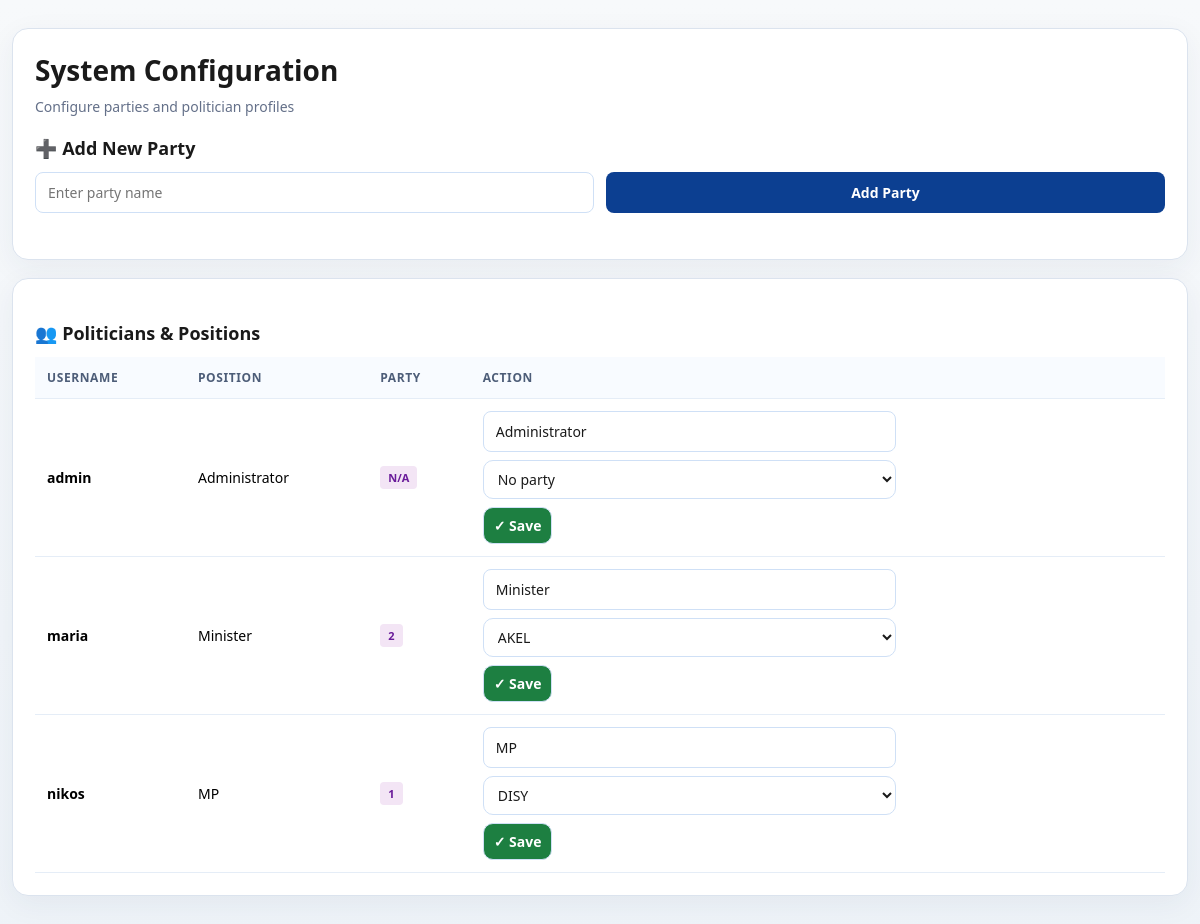
/admin/configure.php (signed in), run on the app's committed database.
### tables this page shows
CREATE TABLE politicians (
    id INT AUTO_INCREMENT PRIMARY KEY,
    user_id INT NOT NULL,
    party_id INT DEFAULT NULL,
    position VARCHAR(100) DEFAULT NULL,
    FOREIGN KEY (user_id) REFERENCES users(id) ON DELETE CASCADE,
    FOREIGN KEY (party_id) REFERENCES parties(id) ON DELETE SET NULL
);

CREATE TABLE users (
    id INT AUTO_INCREMENT PRIMARY KEY,
    username VARCHAR(100) NOT NULL,
    email VARCHAR(100) UNIQUE NOT NULL,
    password_hash VARCHAR(255) NOT NULL,
    role ENUM('admin', 'politician', 'user') DEFAULT 'user',
    created_at TIMESTAMP DEFAULT CURRENT_TIMESTAMP
);

CREATE TABLE parties (
    id INT AUTO_INCREMENT PRIMARY KEY,
    name VARCHAR(100) NOT NULL
);

### admin/configure.php (the view, shortened to what this page needs)
<?php
require_once __DIR__ . '/../includes/db.php';
$partiesStmt = $pdo->prepare('SELECT id, name FROM parties ORDER BY name ASC');
$partiesStmt->execute();
$parties = $partiesStmt->fetchAll();
$politiciansStmt = $pdo->prepare('SELECT p.id, p.position, p.party_id, u.username FROM politicians p INNER JOIN users u ON u.id = p.user_id ORDER BY u.username ASC');
$politiciansStmt->execute();
$politicians = $politiciansStmt->fetchAll();
function esc(string $v): string { return htmlspecialchars($v, ENT_QUOTES, 'UTF-8'); }
?>
<!doctype html><html lang="en"><head><meta charset="UTF-8"><meta name="viewport" content="width=device-width, initial-scale=1.0"><title>Configure System</title><link rel="stylesheet" href="../assets/css/admin.css"></head><body>
<main class="page-wrap">
<section class="card">
<div class="card-header">
    <h1>System Configuration</h1>
    <p class="card-subtitle">Configure parties and politician profiles</p>
</div>
<div class="form-section">
    <h2>➕ Add New Party</h2>
    <form method="POST" class="form-grid">
        <div class="form-row">
            <input type="text" name="name" placeholder="Enter party name" required>
            <button type="submit" class="btn btn-primary">Add Party</button>
        </div>
    </form>
</section>
<section class="card">
<h2>👥 Politicians & Positions</h2>
<div class="table-wrap">
<table class="data-table">
<thead><tr><th>Username</th><th>Position</th><th>Party</th><th>Action</th></tr></thead><tbody>
<?php if (count($politicians) === 0): ?>
    <tr><td colspan="4" class="text-center text-muted">No politicians found</td></tr>
<?php else: ?>
    <?php foreach ($politicians as $p): ?>
    <tr>
    <td><strong><?= esc((string)$p['username']) ?></strong></td>
    <td><?= esc((string)($p['position'] ?? '')) ?></td>
    <td><span class="badge badge-party"><?= esc((string)($p['party_id'] ?? 'N/A')) ?></span></td>
    <td><form method="POST" class="inline-form"><input type="hidden" name="action" value="update_politician"><input type="hidden" name="politician_id" value="<?= (int)$p['id'] ?>"><div class="edit-row"><input type="text" name="position" value="<?= esc((string)($p['position'] ?? '')) ?>" placeholder="Position"><select name="party_id"><option value="">No party</option><?php foreach ($parties as $party): ?><option value="<?= (int)$party['id'] ?>" <?= (int)$party['id'] === (int)$p['party_id'] ? 'selected' : '' ?>><?= esc((string)$party['name']) ?></option><?php endforeach; ?></select><button type="submit" class="btn btn-sm btn-success">✓ Save</button></div></form></td>
    </tr>
    <?php endforeach; ?>
<?php endif; ?>
</tbody></table></div></section></main>
</body></html>

### assets/css/admin.css (style rules this page uses)
* { box-sizing: border-box; }
body { margin: 0; font-family: "Segoe UI", Tahoma, Geneva, Verdana, sans-serif; background: linear-gradient(180deg, #f7f9fb 0%, #eef3f8 100%); min-height: 100vh; display: flex; flex-direction: column; }
.page-wrap { width: min(1200px, 100% - 24px); margin: 28px auto 48px; display: grid; gap: 18px; }
.card { background: #fff; border: 1px solid #dbe3ee; border-radius: 16px; padding: 22px; box-shadow: 0 8px 30px rgba(28, 48, 77, 0.06); }
.card h1 { margin-top: 0; margin-bottom: 8px; color: #1a1a1a; font-size: 28px; }
.card h2 { margin-top: 20px; margin-bottom: 12px; color: #1a1a1a; font-size: 18px; }
.card-header { margin-bottom: 20px; }
.card-subtitle { margin: 4px 0 0; color: #647089; font-size: 14px; }
.form-section { margin-bottom: 24px; }
.form-grid { display: flex; flex-direction: column; gap: 12px; }
.form-row { display: grid; grid-template-columns: repeat(auto-fit, minmax(220px, 1fr)); gap: 12px; }
.filter-form select, .filter-form button, .filter-group select, .inline-form select, .inline-form button { border: 1px solid #cfe0f6; border-radius: 10px; padding: 8px 10px; font-size: 14px; }
input[type="text"], input[type="email"], input[type="password"], input[type="number"], select, button { font-family: inherit; }
input[type="text"], input[type="email"], input[type="password"], input[type="number"], select { width: 100%; border: 1px solid #cfe0f6; border-radius: 8px; padding: 10px 12px; font-size: 14px; color: #1a1a1a; background: #fff; transition: border-color 0.2s ease; }
.btn { border: none; border-radius: 8px; padding: 10px 16px; font-size: 14px; font-weight: 600; cursor: pointer; transition: all 0.2s ease; display: inline-flex; align-items: center; justify-content: center; gap: 6px; text-decoration: none; }
.btn-primary { background: #0c3f91; color: #fff; }
.btn-success { background: #1d7f41; color: #fff; }
.btn-sm { padding: 6px 10px; font-size: 12px; }
.table-wrap { overflow-x: auto; margin-top: 12px; }
table { width: 100%; border-collapse: collapse; min-width: 1050px; }
.data-table { font-size: 14px; }
th, td { text-align: left; padding: 12px; border-bottom: 1px solid #e5edf7; }
thead th { text-transform: uppercase; letter-spacing: 0.05em; font-size: 12px; color: #4d5d78; font-weight: 600; background: #f8fbff; }
.badge { display: inline-flex; padding: 4px 8px; border-radius: 4px; font-size: 11px; font-weight: 600; }
.badge-party { background: #f3e5f5; color: #6a1b9a; }
.inline-form { display: flex; gap: 8px; flex-wrap: wrap; }
.edit-row { display: flex; gap: 8px; flex-wrap: wrap; }

### data on the page
politicians: user.username "admin", position "Administrator", party "N/A"
politicians: user.username "maria", position "Minister", party "2", party_id "AKEL"
politicians: user.username "nikos", position "MP", party "1", party_id "DISY"
